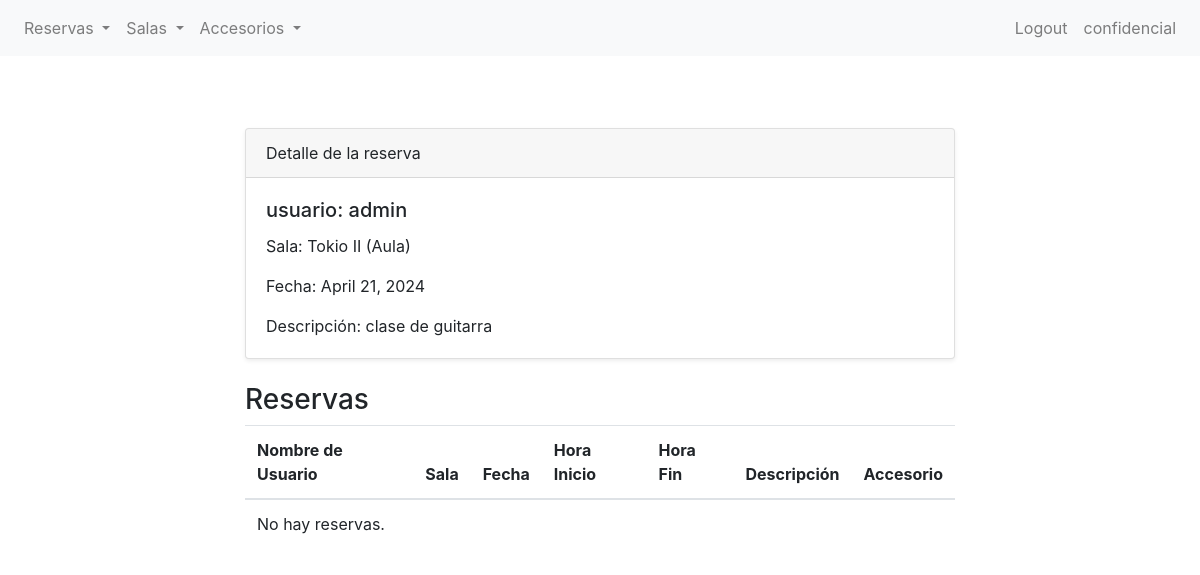
The page /bookings/reserva/1/detail/ (signed in) on the database its author committed.
### bookings/models.py (models this page shows, shortened)
class Reserva(models.Model):
    nombre_de_usuario = models.ForeignKey(User, null= True, on_delete= models.SET_NULL)
    sala = models.ForeignKey(Sala, on_delete=models.CASCADE)
    fecha = models.DateField(default=timezone.now)
    hora_inicio = models.TimeField(default=timezone.now)
    hora_fin = models.TimeField(default=timezone.now)
    descripcion = models.TextField(blank=True, null=True)

class Sala(models.Model):
    class Tipo(models.TextChoices):
        AUDITORIO = 'AUD', 'Auditorio'
        SALA_DE_CONFERENCIAS = 'CON', 'Sala de Conferencias'
        AULA = 'AUL', 'Aula'
        LABORATORIO = 'LAB', 'Laboratorio'
    nombre = models.CharField(max_length=40)
    capacidad = models.IntegerField()
    disponible = models.BooleanField(default=True)  # Puedes definir un valor predeterminado si lo deseas
    tipo = models.CharField(
        max_length=3,
        choices=Tipo.choices,
        default=Tipo.AULA,
    )
    def __str__(self):
        return f"{self.nombre} ({self.get_tipo_display()})"

### bookings/views.py (the view)
# urls.py: path("reserva/<int:pk>/detail/", ReservaDetailView.as_view(),name= 'reserva-detail'),
class ReservaDetailView(LoginRequiredMixin, DetailView):
    model = Reserva
    template_name = "bookings/vbc/reserva_detail.html"
    context_object_name = "CAMPANITA"

### bookings/templates/bookings/vbc/reserva_detail.html (shortened to what this page needs)
{% extends 'bookings/base.html' %}
{% block content %}
<section class="py-5">
    <div class="container">
        <div class="row">
            <div class="col-lg-8 mx-auto">
                <div class="card shadow-sm">
                    <div class="card-header">
                        Detalle de la reserva
                    </div>
                    <div class="card-body">
                        <h5 class="card-title">usuario: {{ CAMPANITA.nombre_de_usuario }}</h5>
                        <p class="card-text">Sala: {{ CAMPANITA.sala }}</p>
                        <p class="card-text">Fecha: {{ CAMPANITA.fecha }}</p>
                        <p class="card-text">Descripción: {{ CAMPANITA.descripcion | default:"No proporcionado" }}</p>
                    </div>
                </div>
                <div class="mt-4">
                    <h3>Reservas</h3>
                    <table class="table">
                        <thead>
                            <tr>
                                <th scope="col">Nombre de Usuario</th>
                                <th scope="col">Sala</th>
                                <th scope="col">Fecha</th>
                                <th scope="col">Hora Inicio</th>
                                <th scope="col">Hora Fin</th>
                                <th scope="col">Descripción</th>
                                <th scope="col">Accesorio</th>
                            </tr>
                        </thead>
                        <tbody>
                            {% for reserva in CAMPANITA.reservas.all %}
                            <tr>
                                <td>{{ reserva.nombre_de_usuario }}</td>
                                <td>{{ reserva.sala }}</td>
                                <td>{{ reserva.fecha | date:"d/m/Y" }}</td>
                                <td>{{ reserva.hora_inicio | date:"H:i" }}</td>
                                <td>{{ reserva.hora_fin | date:"H:i" }}</td>
                                <td>{{ reserva.descripcion | default:"No proporcionado" }}</td>
                                <td>{{ reserva.accesorio }}</td>
                            </tr>
                            {% empty %}
                            <tr>
                                <td colspan="5">No hay reservas.</td>
                            </tr>
                            {% endfor %}
                        </tbody>
                    </table>
                </div>
            </div>
        </div>
    </div>
</section>
{% endblock %}

### bookings/templates/bookings/base.html (shortened to what this page needs)
{% load static %}
<!DOCTYPE html>
<html lang="en">
<head>
    <link rel="stylesheet" href="{% static 'bookings/css/bootstrap.css' %}">
</head>
<body>
    <nav class="navbar navbar-expand-lg navbar-light bg-light">
        <div class="collapse navbar-collapse" id="navbarNav">
            {% if user.is_authenticated %}
            <ul class="navbar-nav">
                <li class="nav-item dropdown">
                    <a class="nav-link dropdown-toggle" href="#" id="navbarDropdownMenuLinkReserva" role="button" data-toggle="dropdown" aria-haspopup="true" aria-expanded="false">
                        Reservas
                    </a>
                </li>
                <li class="nav-item dropdown">
                    <a class="nav-link dropdown-toggle" href="#" id="navbarDropdownMenuLinkSala" role="button" data-toggle="dropdown" aria-haspopup="true" aria-expanded="false">
                        Salas
                    </a>
                </li>
                <li class="nav-item dropdown">
                    <a class="nav-link dropdown-toggle" href="#" id="navbarDropdownMenuLinkReserva" role="button" data-toggle="dropdown" aria-haspopup="true" aria-expanded="false">
                        Accesorios
                    </a>
                </li>
            </ul>
            {% endif %}
            <ul class="navbar-nav ml-auto">
                {% if user.is_authenticated %}
                    <li class="nav-item">
                        <a class="nav-link" href="{% url 'logout'%}">Logout</a>
                    </li>
                    <li class="nav-item">
                        <a class="nav-link" href="{% url 'editar-perfil' %}">{{ user }}</a>
                    </li>
                {%endif%}
            </ul>
        </div>
    </nav>
    <div class="container mt-4">
        {% block content %}{% endblock content %}
    </div>
</body>
</html>

### rows shown on the page
Reserva: nombre_de_usuario "admin", sala "Tokio II (Aula)", fecha "April 21, 2024", descripcion "clase de guitarra"

### other values the page prints
{{ user }} "confidencial"
